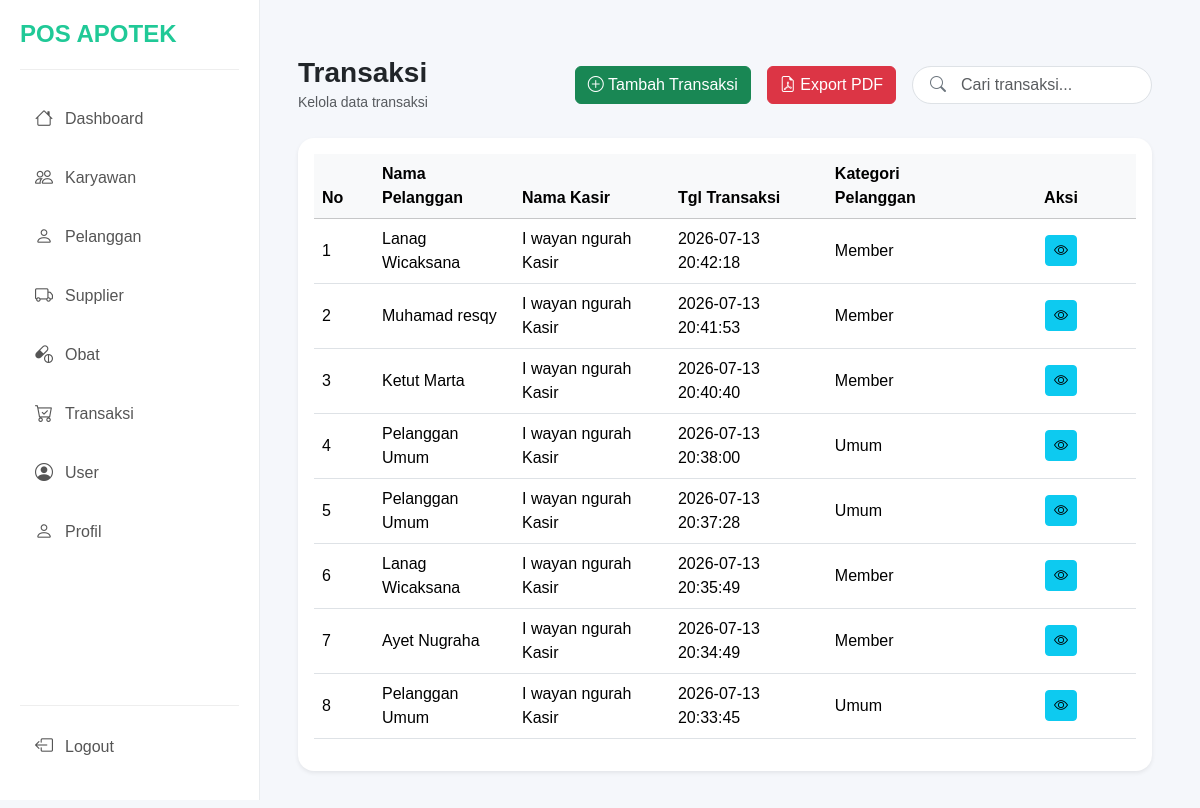
/page/dashboard.php?page=transaksi (signed in), run on the app's committed database.
### tables this page shows
CREATE TABLE `transaksi` (
  `id_transaksi` char(8) NOT NULL,
  `id_pelanggan` char(8) NOT NULL,
  `tgl_transaksi` datetime NOT NULL,
  `kategori_pelanggan` set('Umum','Member') NOT NULL,
  `foto_resep` varchar(55) DEFAULT NULL,
  `total` double NOT NULL,
  `bayar` double NOT NULL,
  `kembalian` double NOT NULL,
  `id_karyawan` char(8) NOT NULL
);

CREATE TABLE `pelanggan` (
  `id_pelanggan` char(8) NOT NULL,
  `nama_pelanggan` varchar(55) NOT NULL,
  `email` varchar(55) NOT NULL,
  `no_telepon` varchar(15) NOT NULL
);

CREATE TABLE `karyawan` (
  `id_karyawan` char(8) NOT NULL,
  `nama_karyawan` varchar(55) NOT NULL,
  `email` varchar(55) NOT NULL,
  `no_telepon` varchar(15) NOT NULL,
  `alamat` varchar(55) NOT NULL
);

### config/Database.php (called while the page is built, shortened)
<?php
class Database {
    private $conn;
    private function connect() {
        $host = "localhost";
        $user = "root";
        $pass = "";
        $db   = "pos_apotek";
        $this->conn = new mysqli($host, $user, $pass, $db);
    }
    public function getConnection() {
        return $this->conn;
    }
}
?>

### class/transaksi.php (called while the page is built, shortened)
<?php
require_once '../config/Database.php';
class Transaksi {
    private $table = "transaksi";
    private $conn;
    public function __construct() {
        $this->db = new Database();
        $this->conn = $this->db->getConnection();
    }
    public function getAllTransaksi() {
        $query = "SELECT * FROM $this->table LEFT JOIN pelanggan USING (id_pelanggan) LEFT JOIN karyawan USING (id_karyawan) ORDER BY tgl_transaksi DESC";
        $stmt = $this->conn->prepare($query);
        $stmt->execute();
        $result = $stmt->get_result()->fetch_all(MYSQLI_ASSOC);
        return $result;
    }
}

### page/transaksi/transaksi.php (the view, shortened to what this page needs)
<?php
require_once '../class/transaksi.php';
$transaksi = new Transaksi();
$data = $transaksi->getAllTransaksi();
$no = 1;
$keyword = "";
?>
<div class="container-fluid p-4">
    <div class="d-flex justify-content-between align-items-center mb-4">
        <div>
            <h3 class="fw-bold mb-0">Transaksi</h3>
            <small class="text-muted">Kelola data transaksi</small>
        </div>
        <div class="d-flex align-items-center">
            <a href="?page=add_transaksi" class="btn btn-success me-3">
                <i class="bi bi-plus-circle"></i>
                Tambah Transaksi
            </a>
            <a href="../export/export_transaksi.php" target="_blank" class="btn btn-danger me-3">
                <i class="bi bi-file-earmark-pdf"></i>
                Export PDF
            </a>
            <form method="GET" class="position-relative">
                <input type="text" id="searchInput" name="keyword" class="form-control ps-5 pe-5"
                    placeholder="Cari transaksi..." value="<?= htmlspecialchars($keyword); ?>"
                    style="width:240px;border-radius:20px;">
                <i class="bi bi-search position-absolute"
                    style="left:18px; top:50%;transform:translateY(-50%);color:#6c757d;">
                </i>
            </form>
        </div>
    </div>
    <div class="card shadow-sm border-0 rounded-4">
        <div class="card-body">
            <table class="table table-hover align-middle">
                <thead class="table-light">
                    <tr>
                        <th width="60">No</th>
                        <th>Nama Pelanggan</th>
                        <th>Nama Kasir</th>
                        <th>Tgl Transaksi</th>
                        <th>Kategori Pelanggan</th>
                        <th width="150" class="text-center">Aksi</th>
                    </tr>
                </thead>
                <tbody>
                    <?php foreach($data as $row){ ?>
                    <tr>
                        <td><?= $no++; ?></td>
                        <td><?= $row['nama_pelanggan']; ?></td>
                        <td><?= $row['nama_karyawan']; ?></td>
                        <td><?= $row['tgl_transaksi']; ?></td>
                        <td><?= $row['kategori_pelanggan']; ?></td>
                        <td class="text-center">
                            <a href="?page=detail_transaksi&id_transaksi=<?= $row['id_transaksi']; ?>"
                                class="btn btn-info btn-sm">
                                <i class="bi bi-eye"></i>
                            </a>
                        </td>
                    </tr>
                    <?php } ?>
                </tbody>
            </table>
        </div>
    </div>
</div>

### css/style.css (style rules this page uses)
body { background:#f5f7fb; margin:0; font-family:Arial, Helvetica, sans-serif; }
a { text-decoration: none; color: black; }

### data on the page
transaksi: id_pelanggan.nama_pelanggan "Lanag Wicaksana", id_karyawan.nama_karyawan "I wayan ngurah Kasir", tgl_transaksi "2026-07-13 20:42:18", kategori_pelanggan "Member"
transaksi: id_pelanggan.nama_pelanggan "Muhamad resqy", id_karyawan.nama_karyawan "I wayan ngurah Kasir", tgl_transaksi "2026-07-13 20:41:53", kategori_pelanggan "Member"
transaksi: id_pelanggan.nama_pelanggan "Ketut Marta", id_karyawan.nama_karyawan "I wayan ngurah Kasir", tgl_transaksi "2026-07-13 20:40:40", kategori_pelanggan "Member"
transaksi: id_pelanggan.nama_pelanggan "Pelanggan Umum", id_karyawan.nama_karyawan "I wayan ngurah Kasir", tgl_transaksi "2026-07-13 20:38:00", kategori_pelanggan "Umum"
transaksi: id_pelanggan.nama_pelanggan "Pelanggan Umum", id_karyawan.nama_karyawan "I wayan ngurah Kasir", tgl_transaksi "2026-07-13 20:37:28", kategori_pelanggan "Umum"
transaksi: id_pelanggan.nama_pelanggan "Lanag Wicaksana", id_karyawan.nama_karyawan "I wayan ngurah Kasir", tgl_transaksi "2026-07-13 20:35:49", kategori_pelanggan "Member"
transaksi: id_pelanggan.nama_pelanggan "Ayet Nugraha", id_karyawan.nama_karyawan "I wayan ngurah Kasir", tgl_transaksi "2026-07-13 20:34:49", kategori_pelanggan "Member"
transaksi: id_pelanggan.nama_pelanggan "Pelanggan Umum", id_karyawan.nama_karyawan "I wayan ngurah Kasir", tgl_transaksi "2026-07-13 20:33:45", kategori_pelanggan "Umum"
